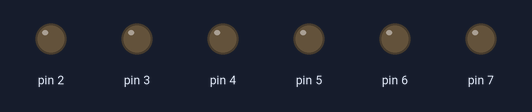
This sketch was run on a simulated Arduino Uno, built with avr-gcc and run on an emulated ATmega328P. Parts: output pins drawn as LEDs (lit = HIGH).

Above: at 0.02 s.
At 0.37 s:
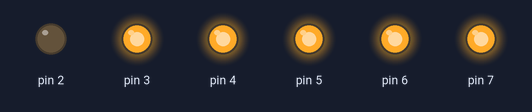
At 0.72 s:
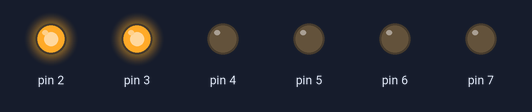
At 1.47 s:
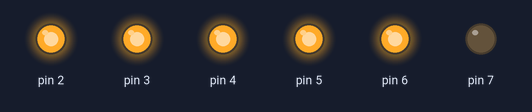
At 2.22 s:
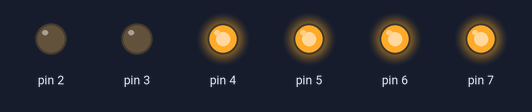
At 2.92 s:
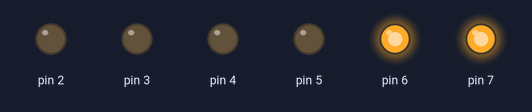
Timing chart, 0 to 3.2 s (numbered marks = the images above):
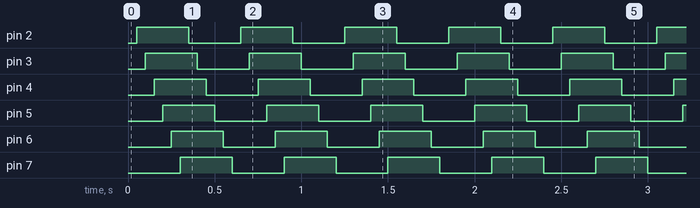

The sketch:

Running_Light_with_freeze.ino
```cpp
int speed = 50;

void setup() {
  pinMode(2,OUTPUT);
  pinMode(3,OUTPUT);
  pinMode(4,OUTPUT);
  pinMode(5,OUTPUT);
  pinMode(6,OUTPUT);
  pinMode(7,OUTPUT);
}

void loop() {

  for (int i = 2; i <= 7; i++){
    delay(speed);
    digitalWrite(i,HIGH);
  }

  for (int i = 2; i <= 7; i++){
    delay(speed);
    digitalWrite(i,LOW);
  }
}
```

Measured:
- by itself, pin 2–7: alternates HIGH for 0.30 s and LOW for 0.30 s
- by itself, everything shown: repeats every 0.60 s, in 12 steps
